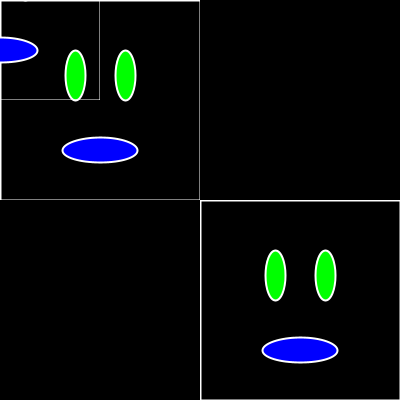
Frame 1 (no input)
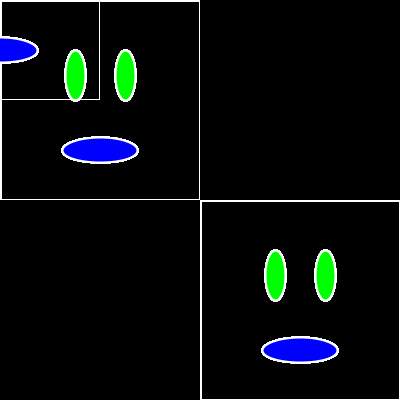
Frame 60 (the mouse pressed at the canvas centre just before this capture)
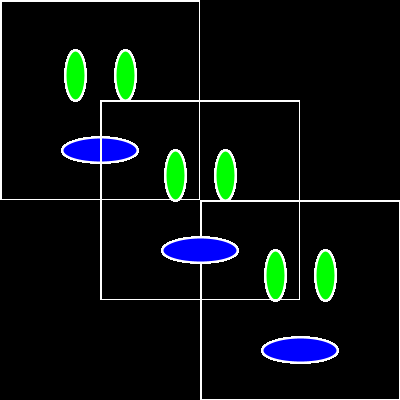
Frame 120 (the mouse held since frame 60 and released just before this capture)

The Processing sketch that drew these frames (run headless with seeded random() and noise(); from frame 60 on, the mouse is pressed at the canvas centre):

// Processing sketch: hello_pgraphics
// ── hello_pgraphics.pde
//
// hello_pgraphics.pde
//


PGraphics pg;


void setup()
{
    size(400, 400);

    pg = createGraphics(200, 200);
}


void drawInsidePG()
{
    pg.beginDraw();

      // rectangle outline
      pg.stroke(255);
      pg.strokeWeight(2);
      pg.noFill();
      pg.rect(0, 0, pg.width, pg.height);

      // eyes
      pg.fill(0, 255, 0);
      pg.ellipse(75, 75, 20, 50);
      pg.ellipse(125, 75, 20, 50);

      // mouth
      pg.fill(0, 0, 255);
      pg.ellipse(100, 150, 75, 25);

    pg.endDraw();
}

void draw()
{
    background(0);

    // draw into the offscreen buffer (the PGraphics object)

    drawInsidePG();

    // use the offscreen buffer as an image

    image(pg, 0, 0);
    image(pg, 200, 200);
    image(pg, mouseX-pg.width/2, mouseY-pg.height/2);
}
